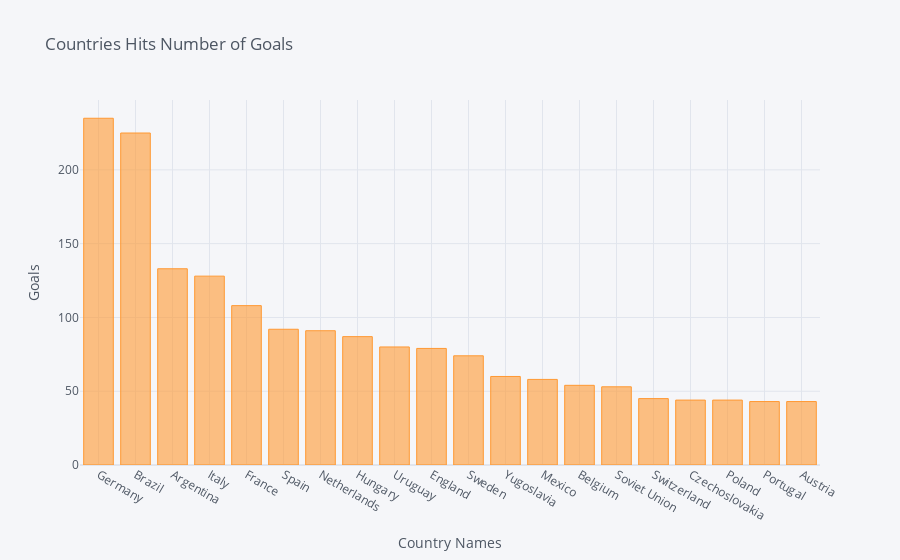

This figure's notebook cell:
### Code cell
goals[:20].iplot(kind='bar', xTitle = 'Country Names', yTitle = 'Goals', title = 'Countries Hits Number of Goals')

### Figure 1 — Plotly figure (JSON) as saved in the notebook; plotly's stock layout.template omitted (floating-point values rounded to 4 significant figures)
{"data": [{"marker": {"color": "rgba(255, 153, 51, 0.6)", "line": {"color": "rgba(255, 153, 51, 1.0)", "width": 1}}, "name": "Goals", "orientation": "v", "text": "", "type": "bar", "x": ["Germany", "Brazil", "Argentina", "Italy", "France", "Spain", "Netherlands", "Hungary", "Uruguay", "England", "Sweden", "Yugoslavia", "Mexico", "Belgium", "Soviet Union", "Switzerland", "Czechoslovakia", "Poland", "Portugal", "Austria"], "y": [235, 225, 133, 128, 108, 92, 91, 87, 80, 79, 74, 60, 58, 54, 53, 45, 44, 44, 43, 43]}], "layout": {"legend": {"bgcolor": "#F5F6F9", "font": {"color": "#4D5663"}}, "paper_bgcolor": "#F5F6F9", "plot_bgcolor": "#F5F6F9", "title": {"font": {"color": "#4D5663"}, "text": "Countries Hits Number of Goals"}, "xaxis": {"gridcolor": "#E1E5ED", "showgrid": true, "tickfont": {"color": "#4D5663"}, "title": {"font": {"color": "#4D5663"}, "text": "Country Names"}, "zerolinecolor": "#E1E5ED"}, "yaxis": {"gridcolor": "#E1E5ED", "showgrid": true, "tickfont": {"color": "#4D5663"}, "title": {"font": {"color": "#4D5663"}, "text": "Goals"}, "zerolinecolor": "#E1E5ED"}}}
